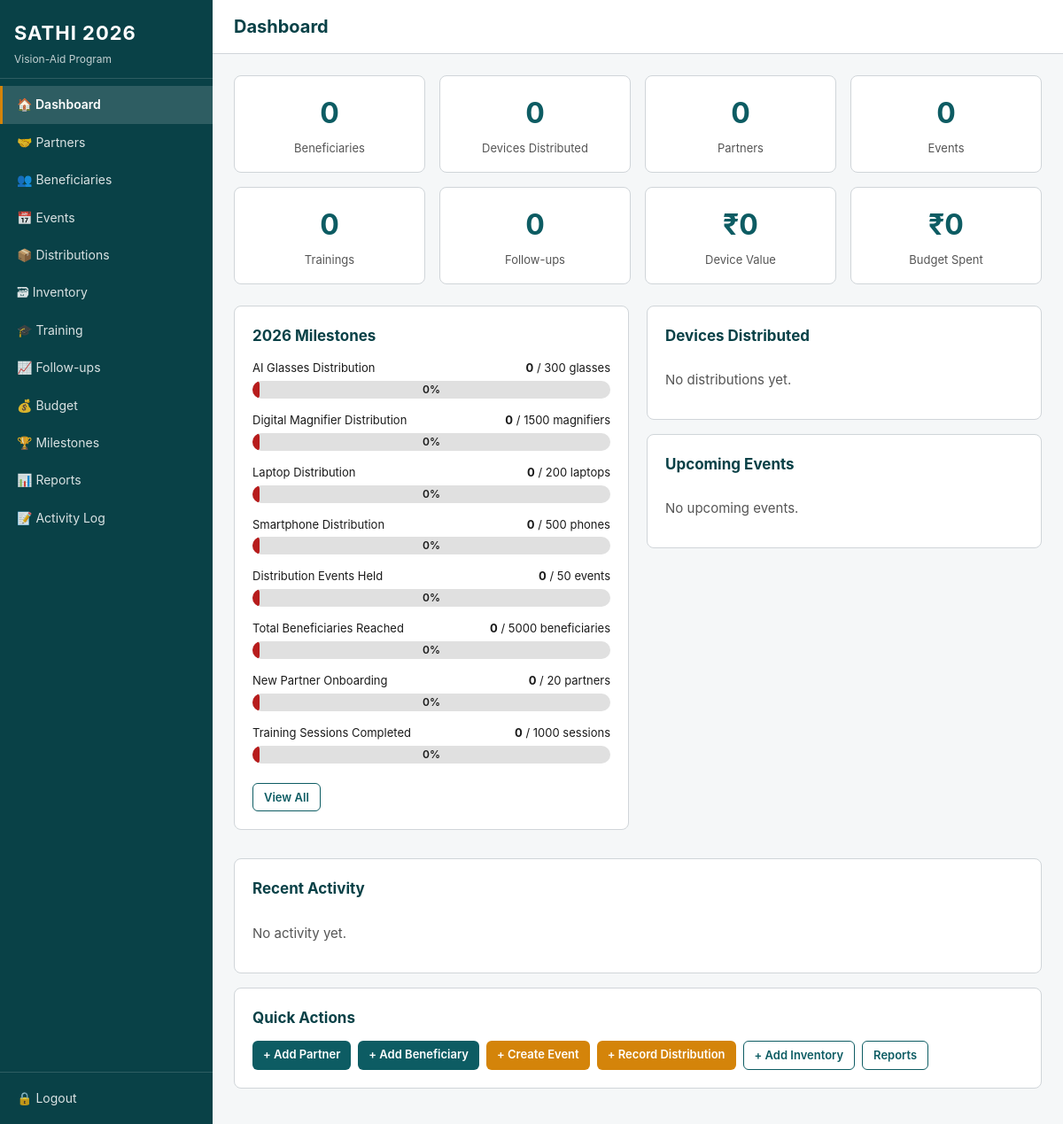
The page / (signed in) on the database its author committed.
### tables this page shows
CREATE TABLE milestones (
            id INTEGER PRIMARY KEY AUTOINCREMENT,
            name TEXT NOT NULL, category TEXT,
            target_value INTEGER DEFAULT 0, current_value INTEGER DEFAULT 0,
            unit TEXT DEFAULT 'units', deadline TEXT,
            status TEXT DEFAULT 'In Progress', notes TEXT,
            created_at TEXT DEFAULT (datetime('now')),
            updated_at TEXT DEFAULT (datetime('now'))
        );

### app.py (the view)
@app.route('/')
@login_required
def dashboard():
    db = get_db()
    stats = {}
    for key, sql in [
        ('beneficiaries', "SELECT COUNT(*) FROM beneficiaries"),
        ('partners', "SELECT COUNT(*) FROM partners"),
        ('distributions', "SELECT COUNT(*) FROM distributions"),
        ('events', "SELECT COUNT(*) FROM events"),
        ('trainings', "SELECT COUNT(*) FROM training_records"),
        ('followups', "SELECT COUNT(*) FROM followups"),
    ]:
        stats[key] = db.execute(sql).fetchone()[0]
    stats['total_value'] = db.execute("SELECT COALESCE(SUM(dt.unit_cost),0) FROM distributions d JOIN device_types dt ON d.device_type_id=dt.id").fetchone()[0]
    stats['budget_spent'] = db.execute("SELECT COALESCE(SUM(spent),0) FROM budget").fetchone()[0]
    milestones = db.execute("SELECT * FROM milestones ORDER BY category, name").fetchall()
    device_breakdown = db.execute("SELECT dt.name, COUNT(d.id) as count FROM distributions d JOIN device_types dt ON d.device_type_id=dt.id GROUP BY dt.name ORDER BY count DESC").fetchall()
    upcoming_events = db.execute("SELECT e.*, p.name as partner_name FROM events e LEFT JOIN partners p ON e.partner_id=p.id WHERE e.event_date >= date('now') AND e.status != 'Cancelled' ORDER BY e.event_date LIMIT 5").fetchall()
    recent_activity = db.execute("SELECT * FROM activity_log ORDER BY created_at DESC LIMIT 10").fetchall()
    db.close()
    return render_template('dashboard.html', stats=stats, milestones=milestones,
        device_breakdown=device_breakdown, upcoming_events=upcoming_events, recent_activity=recent_activity)

### app.py (called while the page is built)
def login_required(f):
    @wraps(f)
    def decorated(*args, **kwargs):
        pw = get_password()
        if pw and not session.get('authenticated'):
            return redirect(url_for('login', next=request.path))
        return f(*args, **kwargs)
    return decorated

def fmt_inr(val):
    if val is None: return '0'
    return f"{val:,.0f}"

### config.py (called while the page is built)
def get_password():
    pw = PASSWORD.strip() if PASSWORD else None
    if not pw:
        pw = os.environ.get("SATHI_PASSWORD", "").strip() or None
    return pw

### database.py (called while the page is built)
def get_db():
    conn = sqlite3.connect(DB_PATH)
    conn.row_factory = sqlite3.Row
    conn.execute("PRAGMA foreign_keys = ON")
    return conn

### templates/dashboard.html (shortened to what this page needs)
{% extends "base.html" %}
{% block page_title %}Dashboard{% endblock %}
{% block content %}
<div class="stats-grid">
    <div class="stat-card"><div class="stat-value">{{ stats.beneficiaries }}</div><div class="stat-label">Beneficiaries</div></div>
    <div class="stat-card"><div class="stat-value">{{ stats.distributions }}</div><div class="stat-label">Devices Distributed</div></div>
    <div class="stat-card"><div class="stat-value">{{ stats.partners }}</div><div class="stat-label">Partners</div></div>
    <div class="stat-card"><div class="stat-value">{{ stats.events }}</div><div class="stat-label">Events</div></div>
    <div class="stat-card"><div class="stat-value">{{ stats.trainings }}</div><div class="stat-label">Trainings</div></div>
    <div class="stat-card"><div class="stat-value">{{ stats.followups }}</div><div class="stat-label">Follow-ups</div></div>
    <div class="stat-card"><div class="stat-value">&#8377;{{ fmt_inr(stats.total_value) }}</div><div class="stat-label">Device Value</div></div>
    <div class="stat-card"><div class="stat-value">&#8377;{{ fmt_inr(stats.budget_spent) }}</div><div class="stat-label">Budget Spent</div></div>
</div>
<div class="grid-2">
    <div class="card"><div class="card-header">2026 Milestones</div>
    {% for m in milestones %}
    <div style="margin-bottom:14px;">
        <div style="display:flex;justify-content:space-between;font-size:13px;margin-bottom:4px;">
            <span>{{ m.name }}</span><span><strong>{{ m.current_value }}</strong> / {{ m.target_value }} {{ m.unit }}</span></div>
        {% set pct = (m.current_value / m.target_value * 100) if m.target_value > 0 else 0 %}
        <div class="progress-bar"><div class="progress-fill" style="width:{{ [pct,100]|min }}%;background:{% if pct >= 100 %}var(--success){% elif pct >= 50 %}var(--primary){% elif pct >= 25 %}var(--accent){% else %}var(--danger){% endif %};"></div><div class="progress-text">{{ "%.0f"|format(pct) }}%</div></div>
    </div>{% endfor %}
    <a href="{{ url_for('milestone_list') }}" class="btn btn-outline btn-sm" style="margin-top:8px;">View All</a></div>
    <div>
        <div class="card"><div class="card-header">Devices Distributed</div>
        {% if device_breakdown %}<div class="table-wrap"><table><thead><tr><th>Device</th><th style="text-align:right">Count</th></tr></thead><tbody>
        {% for d in device_breakdown %}<tr><td>{{ d.name }}</td><td style="text-align:right"><strong>{{ d.count }}</strong></td></tr>{% endfor %}
        </tbody></table></div>{% else %}<p style="color:var(--text-muted);padding:12px 0;">No distributions yet.</p>{% endif %}</div>
        <div class="card"><div class="card-header">Upcoming Events</div>
        {% if upcoming_events %}{% for e in upcoming_events %}<div style="padding:8px 0;border-bottom:1px solid var(--border);"><strong><a href="{{ url_for('event_detail', id=e.id) }}" style="color:var(--primary);">{{ e.name }}</a></strong><div style="font-size:13px;color:var(--text-muted);">{{ e.event_date }} &middot; {{ e.city or '' }}{% if e.state %}, {{ e.state }}{% endif %}</div></div>{% endfor %}{% else %}<p style="color:var(--text-muted);padding:12px 0;">No upcoming events.</p>{% endif %}</div>
    </div>
</div>
<div class="card" style="margin-top:16px;"><div class="card-header">Recent Activity</div>
{% if recent_activity %}{% for a in recent_activity %}<div style="padding:6px 0;border-bottom:1px solid #f0f0f0;font-size:14px;"><strong>{{ a.action }}</strong> {{ a.entity_type or '' }}{% if a.entity_name %} &mdash; {{ a.entity_name }}{% endif %}<span style="float:right;color:var(--text-muted);font-size:12px;">{{ a.created_at }}</span></div>{% endfor %}
<a href="{{ url_for('activity_log') }}" class="btn btn-outline btn-sm" style="margin-top:12px;">View All</a>{% else %}<p style="color:var(--text-muted);padding:12px 0;">No activity yet.</p>{% endif %}</div>
<div class="card" style="margin-top:16px;"><div class="card-header">Quick Actions</div><div class="btn-group" style="flex-wrap:wrap;">
    <a href="{{ url_for('partner_add') }}" class="btn btn-primary btn-sm">+ Add Partner</a>
    <a href="{{ url_for('beneficiary_add') }}" class="btn btn-primary btn-sm">+ Add Beneficiary</a>
    <a href="{{ url_for('event_add') }}" class="btn btn-accent btn-sm">+ Create Event</a>
    <a href="{{ url_for('distribution_add') }}" class="btn btn-accent btn-sm">+ Record Distribution</a>
    <a href="{{ url_for('inventory_add') }}" class="btn btn-outline btn-sm">+ Add Inventory</a>
    <a href="{{ url_for('reports_index') }}" class="btn btn-outline btn-sm">Reports</a></div></div>
{% endblock %}

### templates/base.html (shortened to what this page needs)
<!DOCTYPE html>
<html lang="en">
<head>
    <link rel="stylesheet" href="{{ url_for('static', filename='css/style.css') }}">
</head>
<body>
    <nav class="sidebar" id="sidebar" aria-label="Main navigation">
        <div class="sidebar-header">
            <h1 class="sidebar-brand">SATHI 2026</h1>
            <p class="sidebar-tagline">Vision-Aid Program</p>
        </div>
        <ul class="nav-menu">
            <li><a href="{{ url_for('dashboard') }}" class="nav-link{% if request.endpoint == 'dashboard' %} active{% endif %}">&#127968; Dashboard</a></li>
            <li><a href="{{ url_for('partner_list') }}" class="nav-link{% if 'partner' in (request.endpoint or '') %} active{% endif %}">&#129309; Partners</a></li>
            <li><a href="{{ url_for('beneficiary_list') }}" class="nav-link{% if 'beneficiary' in (request.endpoint or '') %} active{% endif %}">&#128101; Beneficiaries</a></li>
            <li><a href="{{ url_for('event_list') }}" class="nav-link{% if 'event' in (request.endpoint or '') %} active{% endif %}">&#128197; Events</a></li>
            <li><a href="{{ url_for('distribution_list') }}" class="nav-link{% if 'distribution' in (request.endpoint or '') %} active{% endif %}">&#128230; Distributions</a></li>
            <li><a href="{{ url_for('inventory_list') }}" class="nav-link{% if 'inventory' in (request.endpoint or '') %} active{% endif %}">&#128451; Inventory</a></li>
            <li><a href="{{ url_for('training_list') }}" class="nav-link{% if 'training' in (request.endpoint or '') %} active{% endif %}">&#127891; Training</a></li>
            <li><a href="{{ url_for('followup_list') }}" class="nav-link{% if 'followup' in (request.endpoint or '') %} active{% endif %}">&#128200; Follow-ups</a></li>
            <li><a href="{{ url_for('budget_list') }}" class="nav-link{% if 'budget' in (request.endpoint or '') %} active{% endif %}">&#128176; Budget</a></li>
            <li><a href="{{ url_for('milestone_list') }}" class="nav-link{% if 'milestone' in (request.endpoint or '') %} active{% endif %}">&#127942; Milestones</a></li>
            <li><a href="{{ url_for('reports_index') }}" class="nav-link{% if 'report' in (request.endpoint or '') %} active{% endif %}">&#128202; Reports</a></li>
            <li><a href="{{ url_for('activity_log') }}" class="nav-link{% if 'activity' in (request.endpoint or '') %} active{% endif %}">&#128221; Activity Log</a></li>
        </ul>
        <div class="sidebar-footer">
            <a href="{{ url_for('logout') }}" class="nav-link">&#128274; Logout</a>
        </div>
    </nav>
    <main class="main-content" id="main-content">
        <header class="top-bar">
            <h2 class="page-title">{% block page_title %}Dashboard{% endblock %}</h2>
        </header>
        <div class="content-area">{% block content %}{% endblock %}</div>
    </main>
</body>
</html>

### static/css/style.css (style rules this page uses)
:root { --primary:#0D5C63;--primary-dark:#094147;--primary-light:#e8f4f5;--accent:#D4840A;--accent-light:#fef3e2;--success:#1a7431;--success-bg:#e8f5e9;--danger:#b71c1c;--danger-bg:#fce4e4;--warning:#8a6d00;--warning-bg:#fff8e1;--info:#0d47a1;--info-bg:#e3f2fd;--text:#1a1a1a;--text-muted:#555;--bg:#f5f7f8;--white:#fff;--border:#d0d5d9;--sidebar-width:240px;--radius:8px; }
*,*::before,*::after { box-sizing:border-box;margin:0;padding:0; }
body { font-family:-apple-system,BlinkMacSystemFont,"Segoe UI",Roboto,sans-serif;font-size:15px;line-height:1.6;color:var(--text);background:var(--bg); }
.sidebar { position:fixed;top:0;left:0;bottom:0;width:var(--sidebar-width);background:var(--primary-dark);color:var(--white);overflow-y:auto;z-index:100;transition:transform 0.3s;display:flex;flex-direction:column; }
.sidebar-header { padding:20px 16px 12px;border-bottom:1px solid rgba(255,255,255,0.15); }
.sidebar-brand { font-size:22px;font-weight:700;letter-spacing:1px; }
.sidebar-tagline { font-size:12px;opacity:0.75;margin-top:2px; }
.nav-menu { list-style:none;padding:8px 0;flex:1; }
.nav-link { display:block;padding:10px 16px;color:rgba(255,255,255,0.85);text-decoration:none;font-size:14px;border-left:3px solid transparent;transition:background 0.2s; }
.nav-link.active { background:rgba(255,255,255,0.15);border-left-color:var(--accent);color:var(--white);font-weight:600; }
.sidebar-footer { padding:8px 0;border-top:1px solid rgba(255,255,255,0.15); }
.main-content { margin-left:var(--sidebar-width);min-height:100vh; }
.top-bar { background:var(--white);padding:14px 24px;border-bottom:1px solid var(--border);display:flex;align-items:center;gap:12px;position:sticky;top:0;z-index:50; }
.page-title { font-size:20px;font-weight:700;color:var(--primary-dark); }
.content-area { padding:24px; }
.card { background:var(--white);border-radius:var(--radius);border:1px solid var(--border);padding:20px;margin-bottom:16px; }
.card-header { font-size:17px;font-weight:700;color:var(--primary-dark);margin-bottom:12px; }
.stats-grid { display:grid;grid-template-columns:repeat(auto-fill,minmax(200px,1fr));gap:16px;margin-bottom:24px; }
.stat-card { background:var(--white);border-radius:var(--radius);border:1px solid var(--border);padding:16px;text-align:center; }
.stat-value { font-size:32px;font-weight:700;color:var(--primary); }
.stat-label { font-size:13px;color:var(--text-muted);margin-top:4px; }
.grid-2 { display:grid;grid-template-columns:1fr 1fr;gap:20px; }
.btn { display:inline-block;padding:8px 18px;border-radius:6px;font-size:14px;font-weight:600;text-decoration:none;cursor:pointer;border:none;transition:background 0.2s; }
.btn-primary { background:var(--primary);color:var(--white); }
.btn-accent { background:var(--accent);color:var(--white); }
.btn-outline { background:transparent;color:var(--primary);border:1.5px solid var(--primary); }
.btn-sm { padding:5px 12px;font-size:13px; }
.btn-group { display:flex;gap:8px;flex-wrap:wrap; }
.progress-bar { background:#e0e0e0;border-radius:10px;height:20px;overflow:hidden;position:relative; }
.progress-fill { height:100%;border-radius:10px;background:var(--primary);transition:width 0.5s;min-width:2%; }
.progress-text { position:absolute;top:0;left:0;right:0;text-align:center;font-size:12px;font-weight:600;line-height:20px;color:var(--text); }

### rows shown on the page
milestones: name "AI Glasses Distribution", current_value "0", target_value "300", unit "glasses", {{ [pct,100]|min }} 0.0 (drawn)
milestones: name "Digital Magnifier Distribution", current_value "0", target_value "1500", unit "magnifiers", {{ [pct,100]|min }} 0.0 (drawn)
milestones: name "Laptop Distribution", current_value "0", target_value "200", unit "laptops", {{ [pct,100]|min }} 0.0 (drawn)
milestones: name "Smartphone Distribution", current_value "0", target_value "500", unit "phones", {{ [pct,100]|min }} 0.0 (drawn)
milestones: name "Distribution Events Held", current_value "0", target_value "50", unit "events", {{ [pct,100]|min }} 0.0 (drawn)
milestones: name "Total Beneficiaries Reached", current_value "0", target_value "5000", unit "beneficiaries", {{ [pct,100]|min }} 0.0 (drawn)
milestones: name "New Partner Onboarding", current_value "0", target_value "20", unit "partners", {{ [pct,100]|min }} 0.0 (drawn)
milestones: name "Training Sessions Completed", current_value "0", target_value "1000", unit "sessions", {{ [pct,100]|min }} 0.0 (drawn)

### other values the page prints
{{ stats.beneficiaries }} "0"
{{ stats.distributions }} "0"
{{ stats.partners }} "0"
{{ stats.events }} "0"
{{ stats.trainings }} "0"
{{ stats.followups }} "0"
{{ fmt_inr(stats.total_value) }} "0"
{{ fmt_inr(stats.budget_spent) }} "0"
